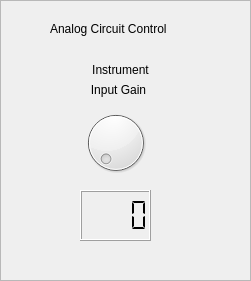
    <widget class="QFrame" name="frame_30">
     <property name="geometry">
      <rect>
       <x>0</x>
       <y>0</y>
       <width>251</width>
       <height>281</height>
      </rect>
     </property>
     <property name="frameShape">
      <enum>QFrame::StyledPanel</enum>
     </property>
     <property name="frameShadow">
      <enum>QFrame::Raised</enum>
     </property>
     <widget class="QDial" name="InputGain_Dail">
      <property name="geometry">
       <rect>
        <x>80</x>
        <y>97</y>
        <width>71</width>
        <height>91</height>
       </rect>
      </property>
      <property name="maximum">
       <number>127</number>
      </property>
      <property name="singleStep">
       <number>8</number>
      </property>
      <property name="wrapping">
       <bool>false</bool>
      </property>
      <property name="notchesVisible">
       <bool>false</bool>
      </property>
     </widget>
     <widget class="QLCDNumber" name="InputGain_Lcd">
      <property name="geometry">
       <rect>
        <x>80</x>
        <y>190</y>
        <width>71</width>
        <height>51</height>
       </rect>
      </property>
      <property name="digitCount">
       <number>4</number>
      </property>
      <property name="segmentStyle">
       <enum>QLCDNumber::Flat</enum>
      </property>
     </widget>
     <widget class="QLabel" name="label_59">
      <property name="geometry">
       <rect>
        <x>80</x>
        <y>60</y>
        <width>81</width>
        <height>20</height>
       </rect>
      </property>
      <property name="text">
       <string>Instrument</string>
      </property>
      <property name="alignment">
       <set>Qt::AlignCenter</set>
      </property>
     </widget>
     <widget class="QLabel" name="label_60">
      <property name="geometry">
       <rect>
        <x>78</x>
        <y>80</y>
        <width>81</width>
        <height>20</height>
       </rect>
      </property>
      <property name="text">
       <string>Input Gain</string>
      </property>
      <property name="alignment">
       <set>Qt::AlignCenter</set>
      </property>
     </widget>
     <widget class="QLabel" name="label_61">
      <property name="geometry">
       <rect>
        <x>50</x>
        <y>20</y>
        <width>151</width>
        <height>18</height>
       </rect>
      </property>
      <property name="text">
       <string>Analog Circuit Control </string>
      </property>
     </widget>
    </widget>
